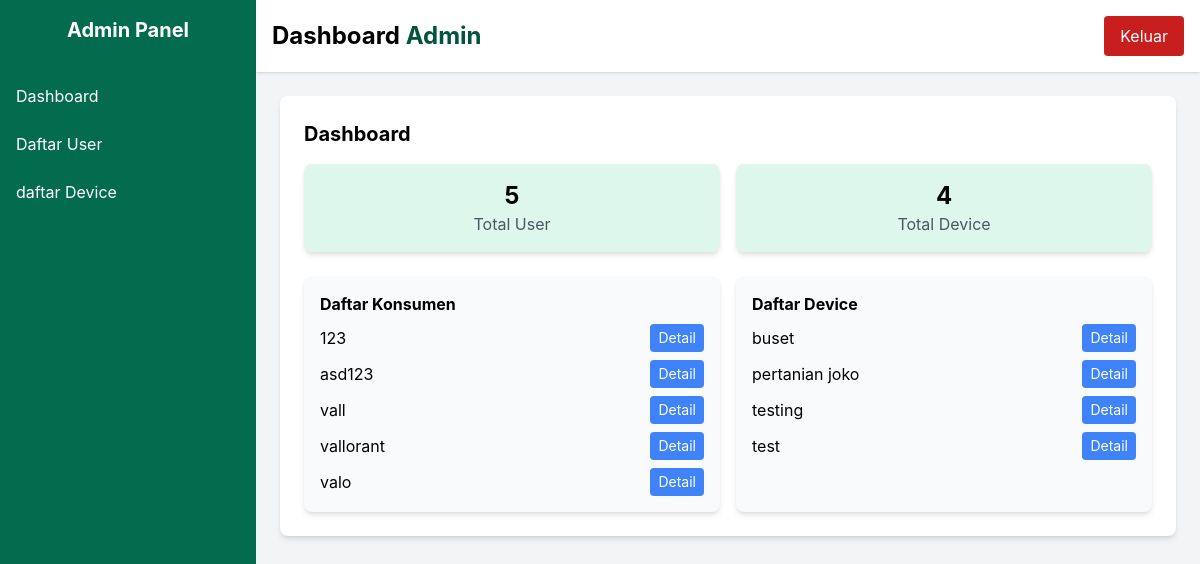
/dashboard_admin.php (signed in), run on the app's committed database.
### tables this page shows
CREATE TABLE `user` (
  `user_id` int UNSIGNED NOT NULL,
  `username` varchar(100) NOT NULL,
  `pass` varchar(255) NOT NULL DEFAULT '',
  `email` varchar(100) NOT NULL,
  `created_at` timestamp NULL DEFAULT NULL ON UPDATE CURRENT_TIMESTAMP
);

CREATE TABLE `device` (
  `device_id` int NOT NULL,
  `device_name` varchar(255) NOT NULL,
  `device_type` varchar(100) NOT NULL,
  `device_status` varchar(50) NOT NULL,
  `user_id` int UNSIGNED NOT NULL,
  `created_at` timestamp NULL DEFAULT NULL ON UPDATE CURRENT_TIMESTAMP
);

### dashboard_admin.php (the view, shortened to what this page needs)
    <?php
require 'db_connection.php';
$total_user = $pdo->query("SELECT COUNT(*) FROM user")->fetchColumn();
$total_device = $pdo->query("SELECT COUNT(*) FROM device")->fetchColumn();
$query_konsumen = $pdo->query("SELECT username, user_id FROM user");
$konsumen = $query_konsumen->fetchAll(PDO::FETCH_ASSOC);
$query_produk = $pdo->query("SELECT device_name, user_id FROM device");
$produk = $query_produk->fetchAll(PDO::FETCH_ASSOC);
?>
<!DOCTYPE html>
<html lang="en">
<head>
    <link href="https://cdn.jsdelivr.net/npm/tailwindcss@2.2.19/dist/tailwind.min.css" rel="stylesheet">
    <link href="https://cdn.jsdelivr.net/npm/flowbite@2.5.2/dist/flowbite.min.css" rel="stylesheet" />
</head>
<body class="bg-gray-100 font-sans">
    <div class="flex min-h-screen ">
        <aside class="w-64 bg-green-700 text-white flex-shrink-0">
            <div class="p-4 text-center font-bold text-xl">Admin Panel</div>
            <nav class="mt-4">
                <ul class="space-y-2">
                    <li><a href="dashboard_admin.php" class="block px-4 py-2 hover:bg-green-600">Dashboard</a></li>
                    <li><a href="register.php" class="block px-4 py-2 hover:bg-green-600">Daftar User</a></li>
                    <li><a href="device.php" class="block px-4 py-2 hover:bg-green-600">daftar Device</a></li>
                </ul>
            </nav>
        </aside>
        <div class="flex-1">
            <header class="bg-white shadow p-4 flex justify-between items-center">
                <h1 class="text-2xl font-bold">Dashboard <span class=" text-green-800 px-25 py-2 rounded">Admin</span></h1>
                <div class="flex space-x-4">
                    <a href="logout.php" class="bg-red-700 text-white px-4 py-2 rounded hover:bg-red-800">Keluar</a>
                </div>
            </header>
            <main class="p-6">
                <section class="bg-white p-6 rounded-lg shadow-md">
                    <h2 class="text-xl font-bold mb-4">Dashboard</h2>
                    <div class="grid grid-cols-2 gap-4 mb-6">
                    <div class="bg-green-100 p-4 rounded-lg shadow-md text-center">
                        <p class="text-2xl font-bold"><?php echo $total_user; ?></p>
                        <p class="text-gray-600">Total User</p>
                    </div>
                    <div class="bg-green-100 p-4 rounded-lg shadow-md text-center">
                        <p class="text-2xl font-bold"><?php echo $total_device; ?></p>
                        <p class="text-gray-600">Total Device</p>
                    </div>
                    </div>
                    <div class="grid grid-cols-2 gap-4">
                        <div class="bg-gray-50 p-4 rounded-lg shadow-md">
                            <h3 class="font-bold mb-2">Daftar Konsumen</h3>
                            <ul class="space-y-2">
                                <?php foreach ($konsumen as $k): ?>
                                    <li class="flex justify-between items-center">
                                        <span><?= htmlspecialchars($k['username']) ?></span>
                                        <button class="bg-blue-500 text-white px-2 py-1 rounded text-sm hover:bg-blue-600"
                                            onclick="showUserId('<?= $k['user_id'] ?>')">
                                            Detail
                                        </button>
                                    </li>
                                <?php endforeach; ?>
                            </ul>
                        </div>
                            <div class="bg-gray-50 p-4 rounded-lg shadow-md">
                            <h3 class="font-bold mb-2">Daftar Device</h3>
                            <ul class="space-y-2">
                                <?php foreach ($produk as $p): ?>
                                    <li class="flex justify-between items-center">
                                        <span><?= htmlspecialchars($p['device_name']) ?></span>
                                        <button class="bg-blue-500 text-white px-2 py-1 rounded text-sm hover:bg-blue-600"
                                            onclick="showUserId('<?= $p['user_id'] ?>')">
                                            Detail
                                        </button>
                                    </li>
                                <?php endforeach; ?>
                            </ul>
                        </div>
                    </div>
                </section>
            </main>
        </div>
    </div>
</body>
</html>

### data on the page
user: username "123"
user: username "asd123"
user: username "vall"
user: username "vallorant"
user: username "valo"
device: device_name "buset"
device: device_name "pertanian joko"
device: device_name "testing"
device: device_name "test"

### other printed values
$total_user "5"
$total_device "4"
